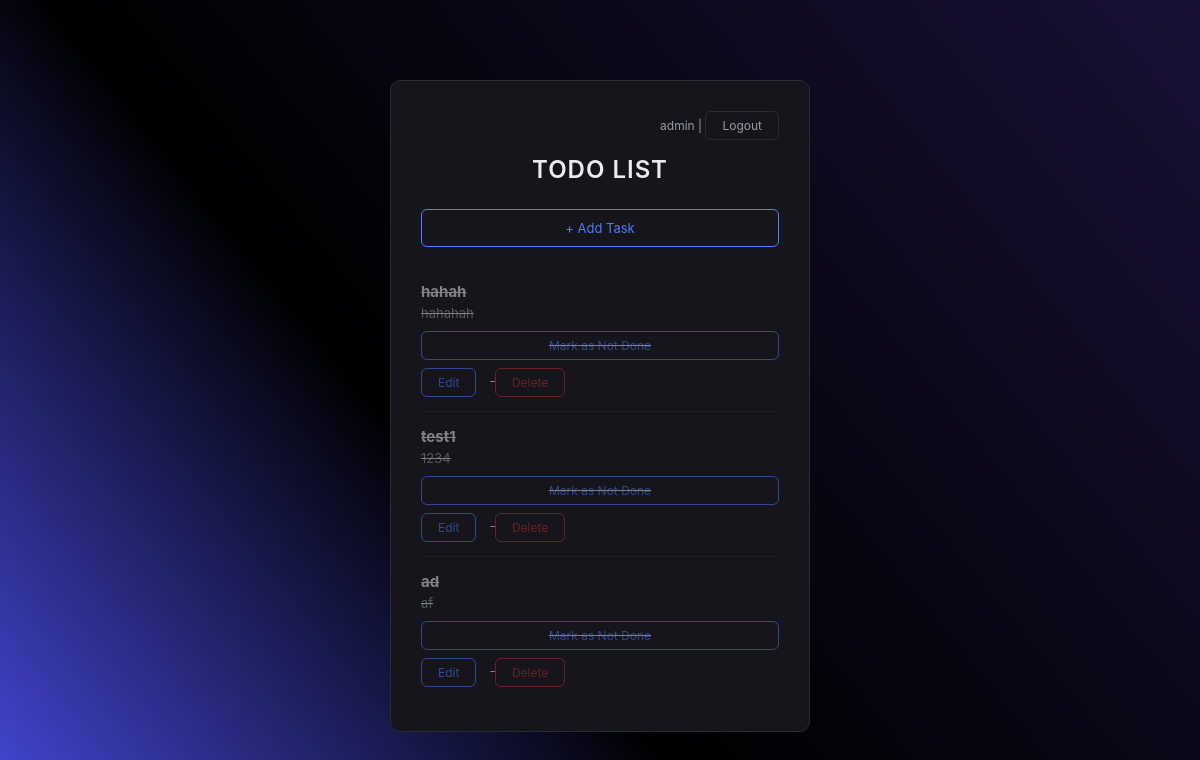
The app's page / (signed in) with its own data.
### todo/models.py (models this page shows, shortened)
class Todo(models.Model):
    user = models.ForeignKey(User, on_delete=models.CASCADE)
    title = models.CharField(max_length=200)
    description = models.TextField(blank=True)
    completed = models.BooleanField(default=False)
    created_at = models.DateTimeField(auto_now_add=True)

### todo/views.py (the view)
# urls.py: path('', views.home, name='home'),
def home(request):
    if not request.user.is_authenticated:
        return redirect('login')
    todos = Todo.objects.filter(user=request.user)
    return render(request, 'todo/home.html', {'todos': todos})

### todo/templates/todo/home.html (shortened to what this page needs)
{% load static %}
{% load static %}
<!DOCTYPE html>
<html>
<head>
    <link rel="stylesheet" href="{% static 'todo/style.css' %}">
</head>
<body>
<div class="container">
    <div class="logout">
        {{ request.user.username }} |
        <a href="{% url 'logout' %}" style="display: inline-block; width: auto; padding: 6px 16px; background: transparent; color: var(--muted); border: 1px solid var(--border); border-radius: 6px; font-size: 12px; text-align: center; text-decoration: none; transition: opacity 0.2s ease;">Logout</a>
    </div>
    <h2>TODO LIST</h2>
    <a href="{% url 'add_todo' %}" style="display: block; width: 100%; padding: 10px; background: transparent; color: var(--accent); border: 1px solid var(--accent); border-radius: 6px; font-size: 13px; text-align: center; text-decoration: none; margin-bottom: 20px; transition: opacity 0.2s ease;">+ Add Task</a>
    {% for todo in todos %}
        <div class="todo-item {% if todo.completed %}completed{% endif %}">
            <strong>{{ todo.title }}</strong>
            <p>{{ todo.description }}</p>
            <div style="display: flex; gap: 8px; margin-top: 10px; margin-bottom: 6px;">
                <a href="{% url 'toggle_todo' todo.id %}" style="flex: 1; display: block; padding: 6px; text-align: center; text-decoration: none; border-radius: 6px; font-size: 12px; transition: all 0.2s ease;
                    {% if todo.completed %}
                        background: transparent; color: var(--accent); border: 1px solid var(--accent);
                    {% else %}
                        background: transparent; color: #4caf50; border: 1px solid #4caf50;
                    {% endif %}
                ">{% if todo.completed %}Mark as Not Done{% else %}Mark as Done{% endif %}</a>
            </div>
            <div class="actions">
                <a href="{% url 'update_todo' todo.id %}" style="display: inline-block; width: auto; padding: 6px 16px; background: transparent; color: var(--accent); border: 1px solid var(--accent); border-radius: 6px; font-size: 12px; text-align: center; text-decoration: none; transition: opacity 0.2s ease;">Edit</a>
                <a href="{% url 'delete_todo' todo.id %}" onclick="return confirmDelete()" style="display: inline-block; width: auto; padding: 6px 16px; background: transparent; color: var(--danger); border: 1px solid var(--danger); border-radius: 6px; font-size: 12px; text-align: center; text-decoration: none; transition: opacity 0.2s ease;">Delete</a>
            </div>
        </div>
    {% empty %}
        <p>No tasks yet.</p>
    {% endfor %}
</div>
</body>
</html>
</body>
</html>

### todo/static/todo/style.css (style rules this page uses)
:root { --bg: #0b0b1f; --card: #15151b; --border: #2a2a33; --text: #eaeaf0; --muted: #9a9aa5; --accent: #4f7cff; --danger: #b43232; }
* { box-sizing: border-box; margin: 0; padding: 0; }
body { font-family: "Inter", "Segoe UI", Arial, sans-serif; background: var(--bg); color: var(--text); min-height: 100vh; background: linear-gradient(231deg,rgb(24, 17, 54) 0%, rgba(0, 0, 0, 1) 60%, rgb(74, 77, 233) 100%); }
.container { width: 92%; max-width: 420px; margin: 80px auto; padding: 30px; background: var(--card); border: 1px solid var(--border); border-radius: 10px; }
h2 { text-align: center; font-weight: 600; letter-spacing: 1px; margin-bottom: 25px; }
a { color: var(--accent); text-decoration: none; font-size: 13px; }
.logout { text-align: right; font-size: 12px; margin-bottom: 15px; color: var(--muted); }
.todo-item { padding: 14px 0; border-bottom: 1px solid var(--border); }
.todo-item:last-child { border-bottom: none; }
.todo-item strong { font-size: 15px; }
.todo-item p { font-size: 13px; color: var(--muted); margin-top: 4px; }
.todo-item.completed { opacity: 0.5; text-decoration: line-through; }
.actions { margin-top: 8px; }
.actions a { margin-right: 14px; font-size: 12px; }

### records on screen
Todo: title "hahah", description "hahahah", completed "Mark as Not Done"
Todo: title "test1", description "1234", completed "Mark as Not Done"
Todo: title "ad", description "af", completed "Mark as Not Done"

### other values on screen
{{ request.user.username }} "admin"
